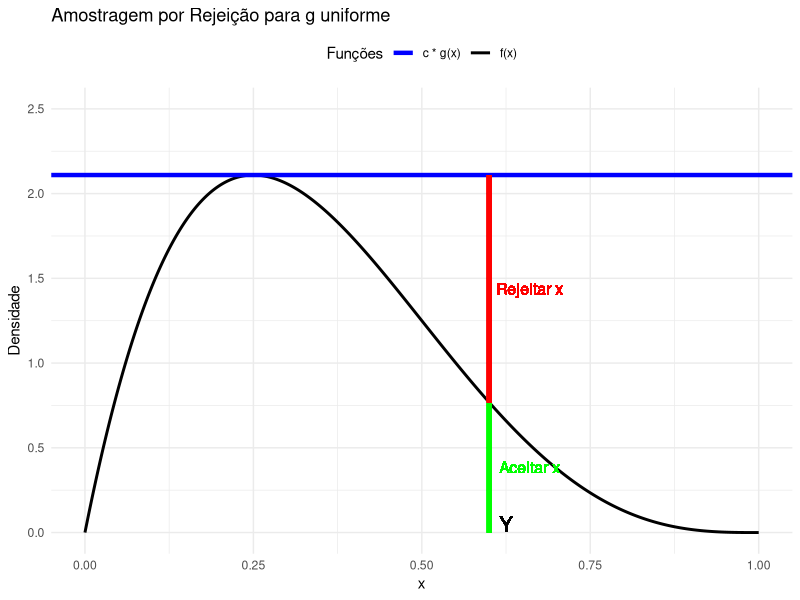
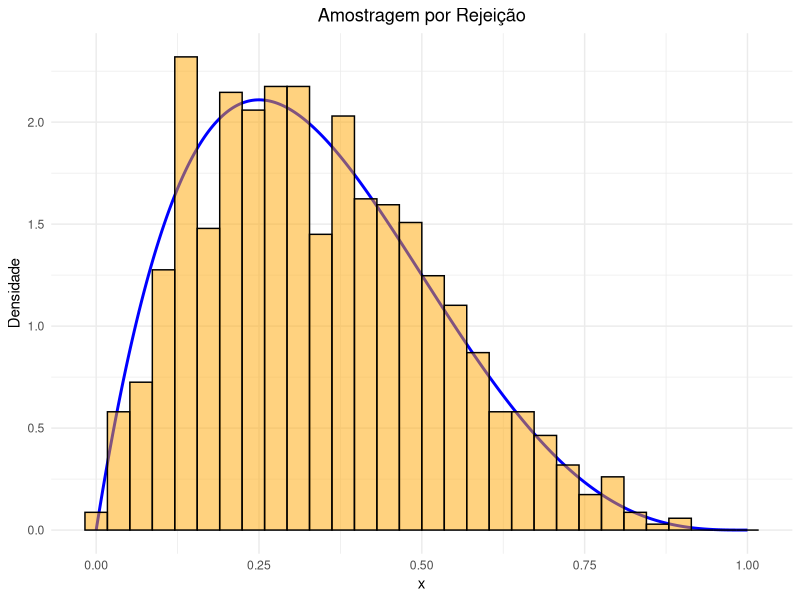

Write the R code that produced these figures, in order.
## ---- chunk 1
library(ggplot2)

# Função densidade alvo f(x)
f <- function(x) {
  20 * x * (1 - x)^3
}

# Função densidade proposta g(x) (distribuição uniforme)
g <- function(x) {
  rep(1, length(x))  # g(x) é uniforme no intervalo (0, 1)
}

# Constante c (máximo de f(x))
opt_result <- optimize(f = function(x) -f(x), interval = c(0, 1))
c <- f(opt_result$minimum)

# Gerar valores de x
x <- seq(0, 1, length.out = 1000)

# Valor de Y para aceitar/rejeitar (escolhido aleatoriamente)
Y <- 0.6

# DataFrame para o gráfico
df <- data.frame(x = x, fx = f(x), gx = c * g(x))

# Plotando as funções f(x) e a linha horizontal c*g(x)
ggplot(df, aes(x = x)) +
  geom_line(aes(y = fx, color = "f(x)"), size = 1) +
  geom_hline(aes(yintercept = c * g(x), color = "c * g(x)"), size = 1.5) +
  
  # Destacar a área de aceitação e rejeição
  geom_text(aes(x = Y + 0.025, y = 0.05, label = "Y"), color = "black", size = 5) +
  
  geom_segment(aes(x = Y, xend = Y, y = 0, yend = f(Y)), color = "green", size = 1.5) +
  geom_segment(aes(x = Y, xend = Y, y = f(Y), yend = c * g(Y)), color = "red", size = 1.5) +
  
  # Mover rótulos de Aceitar/Rejeitar para a esquerda da linha Y
  geom_text(aes(x = Y + 0.06, y = f(Y) / 2, label = "Aceitar x"), color = "green", size = 4) +
  geom_text(aes(x = Y + 0.06, y = f(Y) + (c * g(Y) - f(Y)) / 2, label = "Rejeitar x"), color = "red", size = 4) +
  
  # Limites e rótulos
  xlim(0, 1) +
  ylim(0, 2.5) +
  labs(x = "x", y = "Densidade", title = "Amostragem por Rejeição para g uniforme") +
  
  # Legenda
  scale_color_manual(values = c("f(x)" = "black", "c * g(x)" = "blue"), name = "Funções") +
  
  theme_minimal() +
  theme(legend.position = "top")
## ---- chunk 2
library(ggplot2)

# Função densidade alvo f(x)
f <- function(x) {
  20 * x * (1 - x)^3
}

# Amostragem por rejeição
amostragem_rejeicao <- function(f, c, n_amostras) {
  amostras <- numeric(0)
  while (length(amostras) < n_amostras) {
    # Gere Y ~ g(x) (uniforme entre 0 e 1)
    Y <- runif(1, 0, 1)
    
    # Gere U ~ Uniforme(0, 1)
    U <- runif(1, 0, 1)
    
    # Verifica se aceitamos Y
    if (U <= f(Y) / (c)) {
      amostras <- c(amostras, Y)
    }
  }
  return(amostras)
}

# A constante c é o limite superior de f(x)
c <- 135 / 64

# Gere 1000 amostras usando o método de aceitação e rejeição
set.seed(123)
amostras <- amostragem_rejeicao(f, c, 1000)

# Criação do data frame para o ggplot2
x_vals <- seq(0, 1, length.out = 1000)
f_vals <- f(x_vals)
df <- data.frame(x = x_vals, y = f_vals)

# Gráfico com ggplot2
ggplot() +
  geom_line(data = df, aes(x = x, y = y), color = 'blue', size = 1, linetype = 'solid') +
  geom_histogram(aes(x = amostras, y = ..density..), bins = 30, fill = 'orange', alpha = 0.5, color = 'black') +
  ggtitle("Amostragem por Rejeição") +
  xlab("x") +
  ylab("Densidade") +
  theme_minimal() +
  theme(plot.title = element_text(hjust = 0.5))
